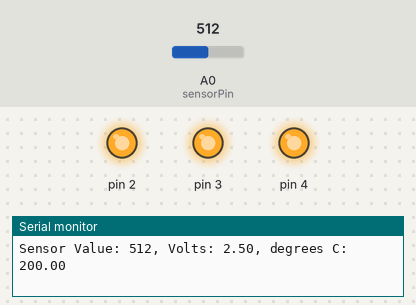
Bench run of a sketch on a simulated Arduino Uno, built with avr-gcc and run on an emulated ATmega328P. Shown: output pins drawn as LEDs (lit = HIGH), the last lines printed to the serial monitor. The test bench sets the inputs (shaded band); at power-on: A0 (sensorPin) = 512.

Above: at 1.2 s.
1.3 s: A0 (sensorPin) set to 170
4.3 s: A0 (sensorPin) set to 155
At 4.8 s:
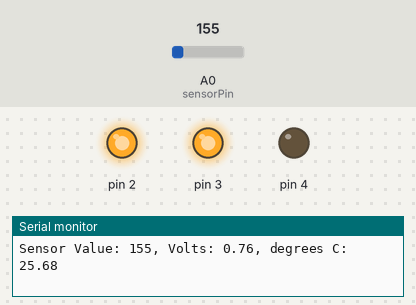
5.8 s: A0 (sensorPin) set to 122
At 6.2 s:
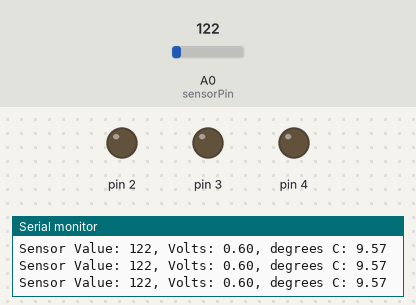
7.3 s: A0 (sensorPin) set to 1023
At 7.9 s:
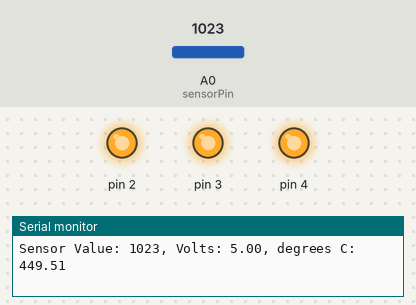
8.8 s: A0 (sensorPin) set to 0
At 9.4 s:
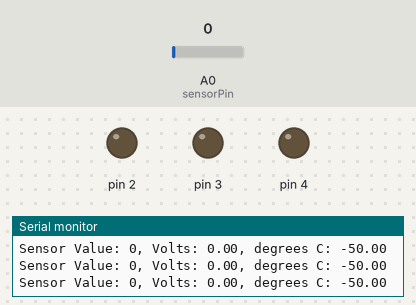
Timing chart, 0 to 11.3 s (numbered marks = the images above; inputs shaded):
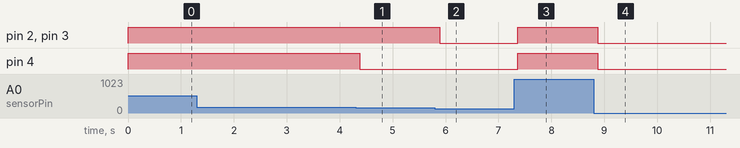

Measured:
- the behaviour switches between 156 and 155 on A0 (sensorPin) (found by bisection; images 0 and 1)
- after the input at 4.3 s, pin 4: HIGH → LOW after 0.08 s
- after the input at 5.8 s, pin 2, pin 3: HIGH → LOW after 0.09 s
- after the input at 7.3 s, pin 2–4: LOW → HIGH after 0.07 s
- after the input at 8.8 s, pin 2–4: HIGH → LOW after 0.08 s

The sketch:

love-o-meter.ino
```cpp
// Author: JYRI MÄÄTTÄ
// PROJECTS BOOK, Project 03: Love-O-Meter
// Description: Using an analog input you're going to make a love-o-meter and see how hot-blooded you are.

const int sensorPin = A0;        // select the input pin for the potentiometer
const float baselineTemp = 20.0; // room temperature in Celsius
void setup()
{
    Serial.begin(9600); // use the serial port
    for (int pinNumber = 2; pinNumber < 5; pinNumber++)
    {
        pinMode(pinNumber, OUTPUT);
        digitalWrite(pinNumber, LOW);
    }
}

void loop()
{
    int sensorVal = analogRead(sensorPin);
    Serial.print("Sensor Value: ");
    Serial.print(sensorVal);
    // convert the ADC reading to voltage
    float voltage = (sensorVal / 1024.0) * 5.0;
    Serial.print(", Volts: ");
    Serial.print(voltage);
    // convert the voltage to temperature in degrees C
    float temperature = (voltage - .5) * 100;
    Serial.print(", degrees C: ");
    Serial.println(temperature);
    if (temperature < baselineTemp + 2)
    {
        digitalWrite(2, LOW);
        digitalWrite(3, LOW);
        digitalWrite(4, LOW);
    }
    else if (temperature >= baselineTemp + 2 && temperature < baselineTemp + 4)
    {
        digitalWrite(2, HIGH);
        digitalWrite(3, LOW);
        digitalWrite(4, LOW);
    }
    else if (temperature >= baselineTemp + 4 && temperature < baselineTemp + 6)
    {
        digitalWrite(2, HIGH);
        digitalWrite(3, HIGH);
        digitalWrite(4, LOW);
    }
    else if (temperature >= baselineTemp + 6)
    {
        digitalWrite(2, HIGH);
        digitalWrite(3, HIGH);
        digitalWrite(4, HIGH);
    }
    delay(1); // delay in between reads for stability
} // end of loop
```
